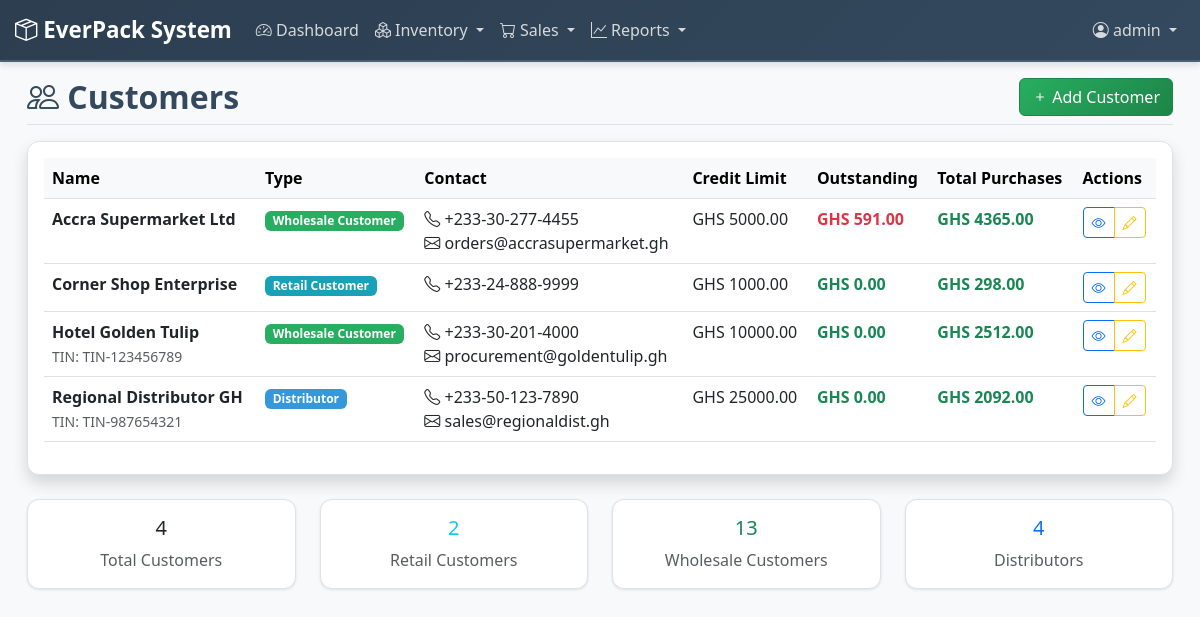
The page /sales/customers/ (signed in) on the database its author committed.
### sales/models.py (models this page shows, shortened)
class Customer(models.Model):
    CUSTOMER_TYPES = [
        ('RETAIL', 'Retail Customer'),
        ('WHOLESALE', 'Wholesale Customer'),
        ('DISTRIBUTOR', 'Distributor'),
    ]
    name = models.CharField(max_length=200)
    customer_type = models.CharField(max_length=12, choices=CUSTOMER_TYPES, default='RETAIL')
    phone = models.CharField(max_length=20)
    email = models.EmailField(blank=True, null=True)
    address = models.TextField(blank=True)
    tin_number = models.CharField(max_length=50, blank=True, null=True, help_text="Tax Identification Number")
    credit_limit = models.DecimalField(max_digits=10, decimal_places=2, default=0)
    created_at = models.DateTimeField(auto_now_add=True)
    updated_at = models.DateTimeField(auto_now=True)
    is_active = models.BooleanField(default=True)
    @property
    def outstanding_balance(self):
        return self.sales.filter(payment_status='PENDING').aggregate(
            total=models.Sum('total_amount'))['total'] or 0
    @property
    def total_purchases(self):
        return self.sales.aggregate(
            total=models.Sum('total_amount'))['total'] or 0
    class Meta:
        ordering = ['name']

### sales/views.py (the view)
# urls.py: path('customers/', views.CustomerListView.as_view(), name='customer_list'),
class CustomerListView(LoginRequiredMixin, ListView):
    model = Customer
    template_name = 'sales/customer_list.html'
    context_object_name = 'customers'

### accounts/templatetags/role_tags.py (called while the page is built, shortened)
@register.filter
def get_user_role(user):
    if not user or not user.is_authenticated:
        return None
    if user.is_superuser:
        return 'admin'

@register.simple_tag
def can_access_app(user, app_name):
    role = get_user_role(user)
    role_permissions = {
        'admin': ['dashboard', 'inventory', 'sales', 'reports', 'accounts'],
        'manager': ['dashboard', 'inventory', 'sales', 'reports', 'accounts'],
        'sales_rep': ['dashboard', 'inventory', 'sales']
    }
    if not role or role not in role_permissions:
        return False
    return app_name in role_permissions[role]

@register.simple_tag
def can_perform_action(user, action):
    role = get_user_role(user)
    role_actions = {
        'admin': ['view', 'add', 'change', 'delete'],
        'manager': ['view', 'add', 'change'],
        'sales_rep': ['view', 'add', 'change']
    }
    if not role or role not in role_actions:
        return False
    return action in role_actions[role]

### templates/sales/customer_list.html (shortened to what this page needs)
{% extends 'base.html' %}
{% block page_title %}
    <i class="bi bi-people"></i> Customers
{% endblock %}
{% block page_actions %}
    <a href="{% url 'sales:customer_add' %}" class="btn btn-success">
        <i class="bi bi-plus"></i> Add Customer
    </a>
{% endblock %}
{% block content %}
<div class="card shadow">
    <div class="card-body">
        <div class="table-responsive">
            <table class="table table-hover">
                <thead class="table-light">
                    <tr>
                        <th>Name</th>
                        <th>Type</th>
                        <th>Contact</th>
                        <th>Credit Limit</th>
                        <th>Outstanding</th>
                        <th>Total Purchases</th>
                        <th>Actions</th>
                    </tr>
                </thead>
                <tbody>
                    {% for customer in customers %}
                    <tr>
                        <td>
                            <div>
                                <strong>{{ customer.name }}</strong>
                                {% if customer.tin_number %}
                                    <br><small class="text-muted">TIN: {{ customer.tin_number }}</small>
                                {% endif %}
                            </div>
                        </td>
                        <td>
                            <span class="badge
                                {% if customer.customer_type == 'RETAIL' %}bg-info
                                {% elif customer.customer_type == 'WHOLESALE' %}bg-success
                                {% else %}bg-primary{% endif %}">
                                {{ customer.get_customer_type_display }}
                            </span>
                        </td>
                        <td>
                            <div>
                                <i class="bi bi-telephone"></i> {{ customer.phone }}<br>
                                {% if customer.email %}
                                    <i class="bi bi-envelope"></i> {{ customer.email }}
                                {% endif %}
                            </div>
                        </td>
                        <td>GHS {{ customer.credit_limit }}</td>
                        <td>
                            <strong class="{% if customer.outstanding_balance > 0 %}text-danger{% else %}text-success{% endif %}">
                                GHS {{ customer.outstanding_balance|floatformat:2 }}
                            </strong>
                        </td>
                        <td>
                            <strong class="text-success">GHS {{ customer.total_purchases|floatformat:2 }}</strong>
                        </td>
                        <td>
                            <div class="btn-group btn-group-sm" role="group">
                                <a href="{% url 'sales:customer_detail' customer.pk %}" class="btn btn-outline-primary" title="View">
                                    <i class="bi bi-eye"></i>
                                </a>
                                <a href="{% url 'sales:customer_edit' customer.pk %}" class="btn btn-outline-warning" title="Edit">
                                    <i class="bi bi-pencil"></i>
                                </a>
                            </div>
                        </td>
                    </tr>
                    {% endfor %}
                </tbody>
            </table>
        </div>
    </div>
</div>
<div class="row mt-4">
    <div class="col-md-3">
        <div class="card text-center">
            <div class="card-body">
                <h5 class="card-title">{{ customers|length }}</h5>
                <p class="card-text text-muted">Total Customers</p>
            </div>
        </div>
    </div>
    <div class="col-md-3">
        <div class="card text-center">
            <div class="card-body">
                <h5 class="card-title text-info">
                    {% for customer in customers %}{% if customer.customer_type == 'RETAIL' %}{{ forloop.counter }}{% endif %}{% empty %}0{% endfor %}
                </h5>
                <p class="card-text text-muted">Retail Customers</p>
            </div>
        </div>
    </div>
    <div class="col-md-3">
        <div class="card text-center">
            <div class="card-body">
                <h5 class="card-title text-success">
                    {% for customer in customers %}{% if customer.customer_type == 'WHOLESALE' %}{{ forloop.counter }}{% endif %}{% empty %}0{% endfor %}
                </h5>
                <p class="card-text text-muted">Wholesale Customers</p>
            </div>
        </div>
    </div>
    <div class="col-md-3">
        <div class="card text-center">
            <div class="card-body">
                <h5 class="card-title text-primary">
                    {% for customer in customers %}{% if customer.customer_type == 'DISTRIBUTOR' %}{{ forloop.counter }}{% endif %}{% empty %}0{% endfor %}
                </h5>
                <p class="card-text text-muted">Distributors</p>
            </div>
        </div>
    </div>
</div>
{% endblock %}

### templates/base.html (shortened to what this page needs)
{% load role_tags %}
<!DOCTYPE html>
<html lang="en">
<head>
    <link href="https://cdn.jsdelivr.net/npm/bootstrap@5.3.0/dist/css/bootstrap.min.css" rel="stylesheet">
    <link rel="stylesheet" href="https://cdn.jsdelivr.net/npm/bootstrap-icons@1.10.0/font/bootstrap-icons.css">
</head>
<body>
    <nav class="navbar navbar-expand-lg navbar-dark bg-success">
        <div class="container-fluid">
            <a class="navbar-brand" href="{% url 'dashboard:home' %}">
                <i class="bi bi-box-seam"></i> EverPack System
            </a>
            <div class="collapse navbar-collapse" id="navbarNav">
                <ul class="navbar-nav me-auto">
                    {% can_access_app user 'dashboard' as can_dashboard %}
                    {% if can_dashboard %}
                    <li class="nav-item">
                        <a class="nav-link" href="{% url 'dashboard:home' %}">
                            <i class="bi bi-speedometer2"></i> Dashboard
                        </a>
                    </li>
                    {% endif %}
                    {% can_access_app user 'inventory' as can_inventory %}
                    {% if can_inventory %}
                    <li class="nav-item dropdown">
                        <a class="nav-link dropdown-toggle" href="#" id="inventoryDropdown" role="button" data-bs-toggle="dropdown">
                            <i class="bi bi-boxes"></i> Inventory
                        </a>
                            {% can_perform_action user 'delete' as can_manage_stock %}
                    </li>
                    {% endif %}
                    {% can_access_app user 'sales' as can_sales %}
                    {% if can_sales %}
                    <li class="nav-item dropdown">
                        <a class="nav-link dropdown-toggle" href="#" id="salesDropdown" role="button" data-bs-toggle="dropdown">
                            <i class="bi bi-cart"></i> Sales
                        </a>
                    </li>
                    {% endif %}
                    {% can_access_app user 'reports' as can_reports %}
                    {% if can_reports %}
                    <li class="nav-item dropdown">
                        <a class="nav-link dropdown-toggle" href="#" id="reportsDropdown" role="button" data-bs-toggle="dropdown">
                            <i class="bi bi-graph-up"></i> Reports
                        </a>
                    </li>
                    {% endif %}
                </ul>
                {% if user.is_authenticated %}
                <ul class="navbar-nav">
                    <li class="nav-item dropdown">
                        <a class="nav-link dropdown-toggle" href="#" id="userDropdown" role="button" data-bs-toggle="dropdown" aria-expanded="false">
                            <i class="bi bi-person-circle"></i> {{ user.get_full_name|default:user.username }}
                        </a>
                    </li>
                </ul>
                {% else %}
                <ul class="navbar-nav">
                    <li class="nav-item">
                        <a class="nav-link" href="{% url 'accounts:login' %}">Login</a>
                    </li>
                </ul>
                {% endif %}
            </div>
        </div>
    </nav>
    <div class="container-fluid">
        <div class="row">
            <main class="col-md-12 ms-sm-auto px-md-4">
                <div class="d-flex justify-content-between flex-wrap flex-md-nowrap align-items-start pt-3 pb-2 mb-3 border-bottom">
                    <h1 class="h2 mb-2 mb-md-0">{% block page_title %}Page Title{% endblock %}</h1>
                    <div class="page-actions">
                        {% block page_actions %}{% endblock %}
                    </div>
                </div>
                {% block content %}{% endblock %}
            </main>
        </div>
    </div>
</body>
</html>

### templates/base.html (style rules this page uses)
:root { --primary-900: #1a252f; --primary-800: #2c3e50; --primary-700: #34495e; --primary-600: #4a6174; --primary-500: #5d6d7e; --primary-400: #7f8c8d; --primary-300: #95a5a6; --primary-200: #bdc3c7; --primary-100: #ecf0f1; --primary-50: #f8f9fa; --blue-600: #2980b9; --blue-500: #3498db; --blue-400: #5dade2; --blue-300: #85c1e9; --blue-200: #aed6f1; --blue-100: #d6eaf8; --blue-50: #ebf5fb; --success-600: #1e8449; --success-500: #27ae60; --success-400: #52c882; --success-100: #d5f4e6; --success-50: #eafaf1; --warning-600: #d68910; --warning-500: #f39c12; --warning-400: #f5b041; --warning-100: #fcf3cf; --warning-50: #fef9e7; --danger-600: #c0392b; --danger-500: #e74c3c; --danger-400: #ec7063; --danger-100: #fadbd8; --danger-50: #fdedec; --info-600: #138496; --info-500: #17a2b8; --info-400: #45b7c8; --info-100: #d1ecf1; --info-50: #e8f6f8; --gray-900: #212529; --gray-800: #343a40; --gray-700: #495057; --gray-600: #6c757d; --gray-500: #adb5bd; --gray-400: #ced4da; --gray-300: #dee2e6; --gray-200: #e9ecef; --gray-100: #f8f9fa; --gray-50: #ffffff; --bg-primary: #ffffff; --bg-secondary: #f8f9fa; --bg-tertiary: #e9ecef; --bg-dark: #2c3e50; --bg-overlay: rgba(44, 62, 80, 0.8); --text-primary: #212529; --text-secondary: #6c757d; --text-muted: #adb5bd; --text-white: #ffffff; --text-light: rgba(255, 255, 255, 0.8); --border-light: #dee2e6; --border-medium: #ced4da; --border-dark: #6c757d; --shadow-sm: 0 1px 3px rgba(0, 0, 0, 0.1); --shadow-md: 0 4px 6px rgba(0, 0, 0, 0.1); --shadow-lg: 0 10px 25px rgba(0, 0, 0, 0.1); --shadow-xl: 0 20px 40px rgba(0, 0, 0, 0.1); }
.navbar { background: linear-gradient(135deg, var(--primary-800), var(--primary-700)) !important; border-bottom: 2px solid var(--primary-600); box-shadow: var(--shadow-md); }
.navbar-brand { font-weight: bold; color: var(--text-white) !important; font-size: 1.4rem; }
.navbar-nav .nav-link { color: var(--text-light) !important; font-weight: 500; transition: color 0.3s ease; }
.card { background: var(--bg-primary); border: 1px solid var(--border-light); border-radius: 12px; box-shadow: var(--shadow-sm); transition: box-shadow 0.3s ease, transform 0.2s ease; }
.btn-success { background: linear-gradient(135deg, var(--success-500), var(--success-600)); border-color: var(--success-600); color: var(--text-white); }
.badge.bg-primary { background: var(--blue-500) !important; }
.badge.bg-success { background: var(--success-500) !important; }
.badge.bg-info { background: var(--info-500) !important; }
.table { color: var(--text-primary); }
.table-light { background: var(--primary-50); border-color: var(--border-light); }
body { background: var(--bg-secondary); color: var(--text-primary); }
.h2, h2 { color: var(--primary-700); font-weight: 600; }
body { overflow-x: hidden; }
.container-fluid { padding-left: 15px; padding-right: 15px; }

### rows shown on the page
Customer: name "Accra Supermarket Ltd", customer_type "Wholesale Customer", phone "+233-30-277-4455", email "orders@accrasupermarket.gh", credit_limit "5000.00", outstanding_balance "591.00", total_purchases "4365.00"
Customer: name "Corner Shop Enterprise", customer_type "Retail Customer", phone "+233-24-888-9999", credit_limit "1000.00", outstanding_balance "0.00", total_purchases "298.00"
Customer: name "Hotel Golden Tulip", tin_number "TIN-123456789", customer_type "Wholesale Customer", phone "+233-30-201-4000", email "procurement@goldentulip.gh", credit_limit "10000.00", outstanding_balance "0.00", total_purchases "2512.00"
Customer: name "Regional Distributor GH", tin_number "TIN-987654321", customer_type "Distributor", phone "+233-50-123-7890", email "sales@regionaldist.gh", credit_limit "25000.00", outstanding_balance "0.00", total_purchases "2092.00"

### other values the page prints
{{ user.get_full_name|default:user.username }} "admin"
{{ customers|length }} "4"
